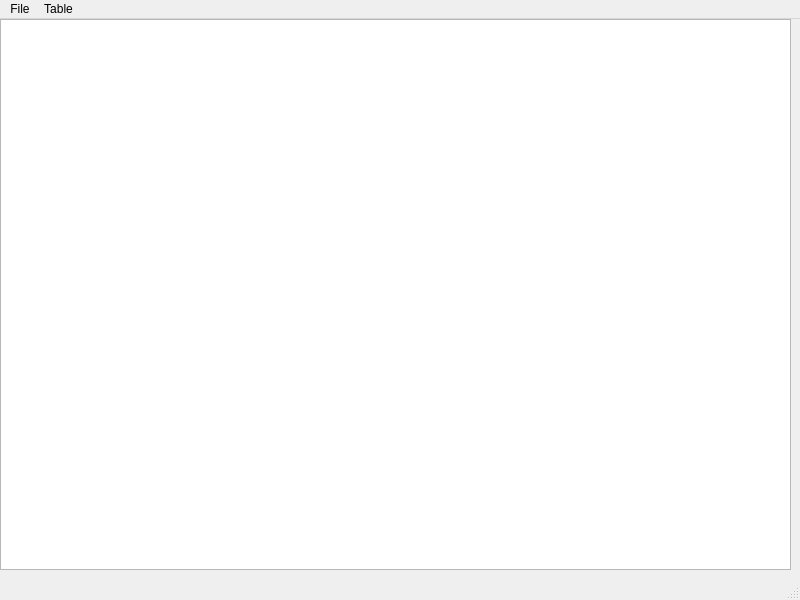
<?xml version="1.0" encoding="UTF-8"?>
<ui version="4.0">
 <class>MainWindow</class>
 <widget class="QMainWindow" name="MainWindow">
  <property name="geometry">
   <rect>
    <x>0</x>
    <y>0</y>
    <width>800</width>
    <height>600</height>
   </rect>
  </property>
  <property name="windowTitle">
   <string>MainWindow</string>
  </property>
  <widget class="QWidget" name="centralwidget">
   <widget class="QTableWidget" name="tableWidget">
    <property name="geometry">
     <rect>
      <x>0</x>
      <y>0</y>
      <width>791</width>
      <height>551</height>
     </rect>
    </property>
    <property name="sizePolicy">
     <sizepolicy hsizetype="Maximum" vsizetype="Maximum">
      <horstretch>0</horstretch>
      <verstretch>0</verstretch>
     </sizepolicy>
    </property>
    <property name="maximumSize">
     <size>
      <width>16777215</width>
      <height>16777215</height>
     </size>
    </property>
   </widget>
  </widget>
  <widget class="QMenuBar" name="menubar">
   <property name="geometry">
    <rect>
     <x>0</x>
     <y>0</y>
     <width>800</width>
     <height>19</height>
    </rect>
   </property>
   <widget class="QMenu" name="menuImport">
    <property name="title">
     <string>File</string>
    </property>
    <addaction name="actionImport"/>
    <addaction name="actionSave"/>
   </widget>
   <widget class="QMenu" name="menuSave">
    <property name="title">
     <string>Table</string>
    </property>
    <addaction name="actionFilter"/>
    <addaction name="actionGenerate_Repor"/>
    <addaction name="actionShowErrors"/>
   </widget>
   <addaction name="menuImport"/>
   <addaction name="menuSave"/>
  </widget>
  <widget class="QStatusBar" name="statusbar"/>
  <action name="actionImport">
   <property name="text">
    <string>Import</string>
   </property>
  </action>
  <action name="actionSave">
   <property name="text">
    <string>Save</string>
   </property>
  </action>
  <action name="actionFilter">
   <property name="text">
    <string>Filter</string>
   </property>
  </action>
  <action name="actionGenerate_Repor">
   <property name="text">
    <string>Generate Report</string>
   </property>
  </action>
  <action name="actionShowErrors">
   <property name="text">
    <string>ShowErrors</string>
   </property>
  </action>
 </widget>
 <resources/>
 <connections/>
</ui>
